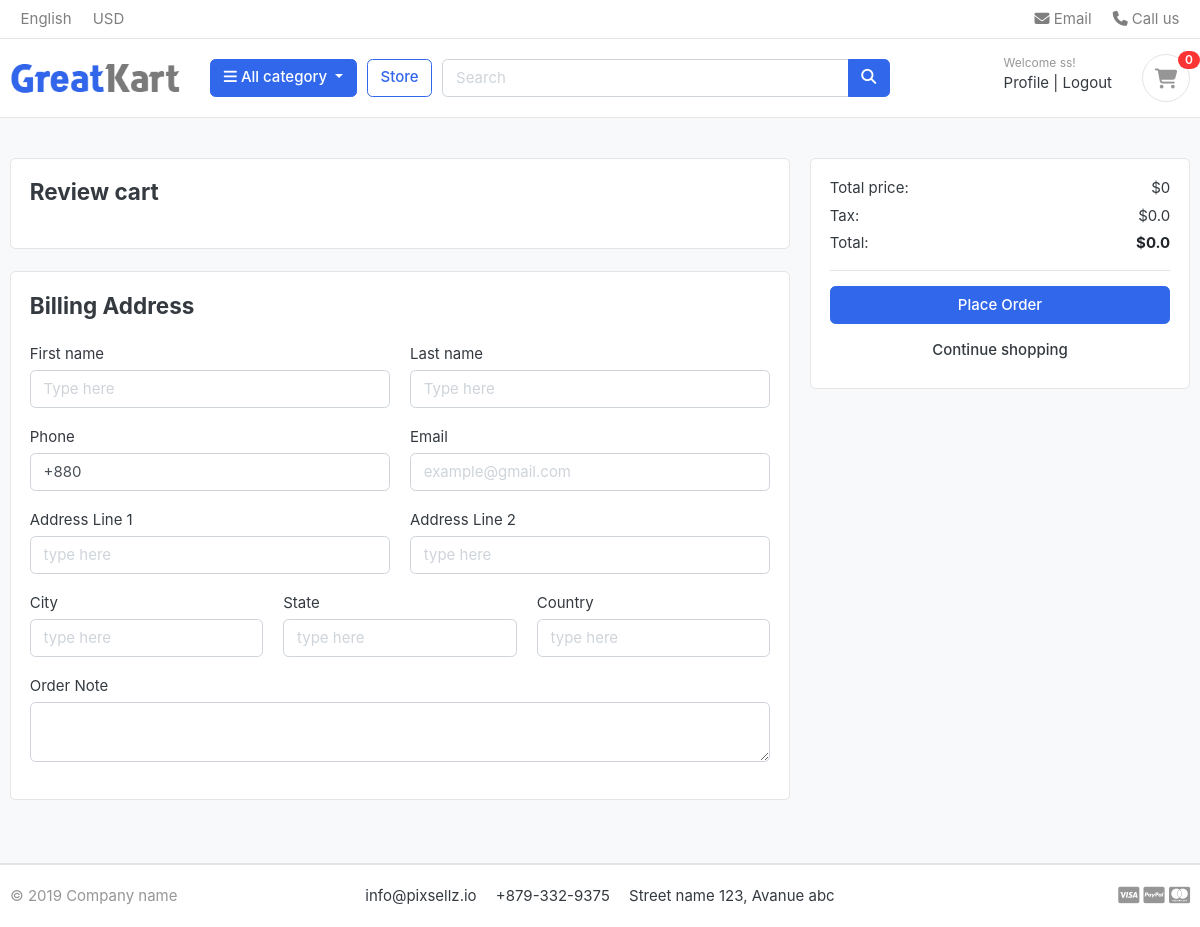
The app's page /cart/checkout (signed in), older data.
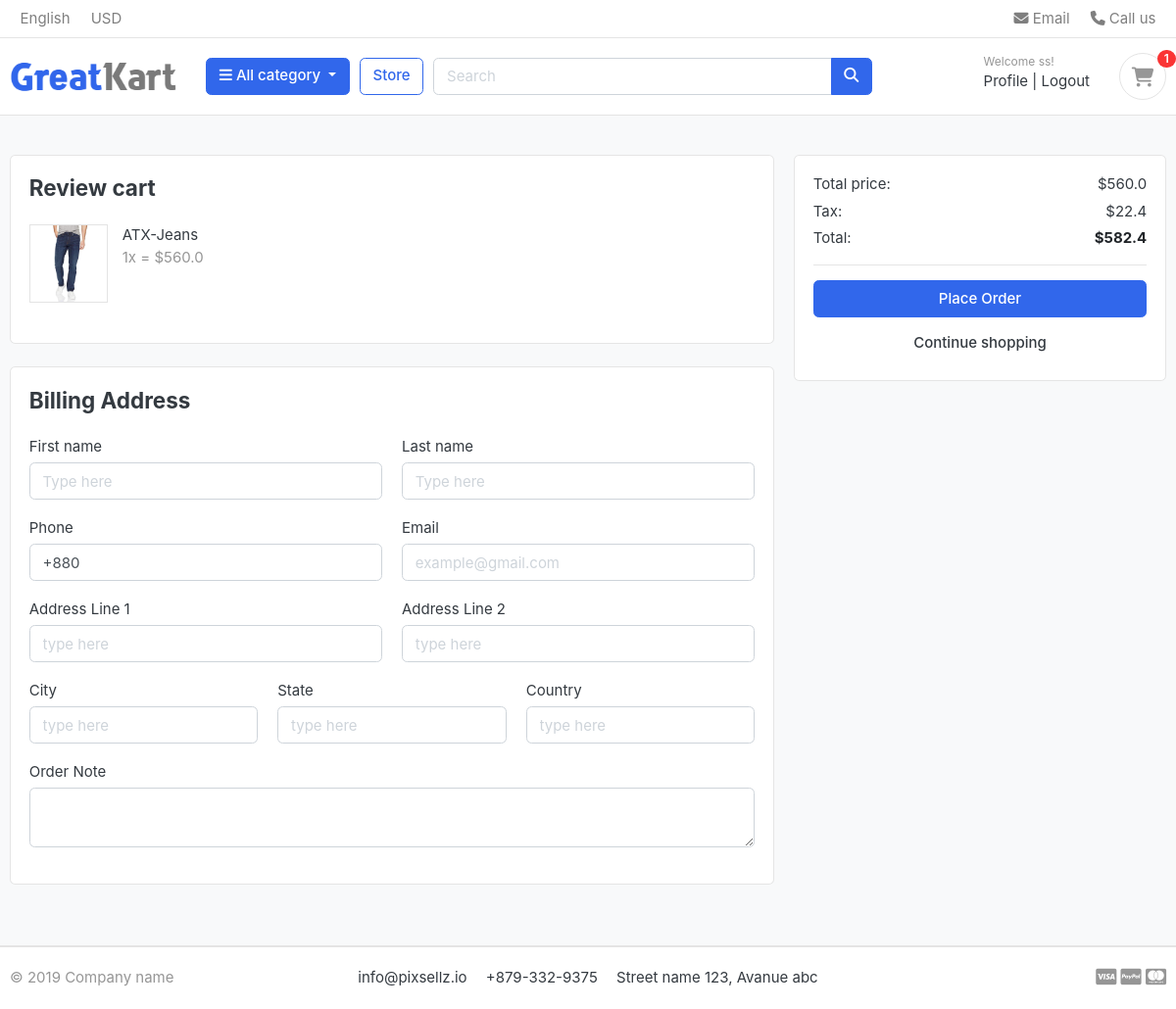
The same page, newer data.
### cart/models.py (models this page shows, shortened)
class CartItem(models.Model):
    user = models.ForeignKey(Account, on_delete=models.CASCADE, null=True)
    product = models.ForeignKey(Product, on_delete=models.CASCADE, related_name='product')
    variations = models.ManyToManyField(Variation, blank=True)
    cart = models.ForeignKey(Cart, on_delete=models.CASCADE, related_name='cart', null=True)
    quantity = models.IntegerField()
    is_active = models.BooleanField(default=True)
    def sub_total(self):
        return self.product.price * self.quantity

### store/models.py (models this page shows, shortened)
class Product(models.Model):
    product_name = models.CharField(max_length=200, unique=True)
    slug = models.SlugField(max_length=200, unique=True)
    description = models.TextField(max_length=1200, blank=True)
    price = models.FloatField()
    images = models.ImageField(upload_to='photos/products')
    stock = models.IntegerField()
    is_available = models.BooleanField(default=True)
    category = models.ForeignKey(Category, on_delete=models.CASCADE, related_name='category')
    created_at = models.DateTimeField(auto_now_add=True)
    updated_at = models.DateTimeField(auto_now=True)

### cart/views.py (the view)
# urls.py: path('checkout', views.checkout, name='checkout'),
@login_required
def checkout(request, total=0, quantity=0, cart_items=None):
    try:
        tax = 0
        grand_total = 0
        cart_items = CartItem.objects.filter(user=request.user, is_active=True)
        for cart_item in cart_items:
            total += cart_item.product.price*cart_item.quantity
            quantity += cart_item.quantity
        tax = (4*total)/100
        grand_total = total+tax
    except ObjectDoesNotExist:
        pass
    context = {
        'total': total,
        'quantity': quantity,
        'cart_items': cart_items,
        'tax': tax,
        'grand_total': grand_total
    }
    return render(request, 'cart/checkout.html', context)

### cart/context_processors.py (called while the page is built)
def counter(request):
    cart_count = 0
    if 'admin' in request.path:
        return {}
    else:
        try:
            cart = Cart.objects.filter(cart_id=_cart_id(request))
            if request.user.is_authenticated:
                cart_items = CartItem.objects.all().filter(user=request.user)
            else:
                cart_items = CartItem.objects.all().filter(cart=cart[:1])
            for cart_item in cart_items:
                cart_count += cart_item.quantity
        except Cart.DoesNotExist:
            cart_count = 0
    return dict(cart_count=cart_count)

### cart/views.py (called while the page is built)
def _cart_id(request):
    cart = request.session.session_key
    if not cart:
        request.session.create()  # it does not return anything. that is why `cart = request.session.create()` will not work
        cart = request.session.session_key
    return cart  # Ultimately return cart

### category/context_processors.py (called while the page is built)
def manu_links(request):
    links = Category.objects.all().filter(is_active=True)
    return dict(links=links)

### category/models.py (called while the page is built)
    def get_url(self):
        return reverse('store:products_by_category', args=[self.slug])

### templates/cart/checkout.html (shortened to what the changed rows need)
{% extends 'base.html' %}
{% load static %}
{% block body_block %}
<section class="section-content padding-y bg">
    <div class="container">
        <div class="row">
            <main class="col-md-8">
                <article class="card mb-4">
                    <div class="card-body">
                        <div class="row">
                            {% for item in cart_items %}
                            <div class="col-md-6">
                                <figure class="itemside  mb-4">
                                    <div class="aside"><img src="{{ item.product.images.url }}" class="border img-sm">
                                    </div>
                                    <figcaption class="info">
                                        <p>{{ item.product.product_name }} </p>
                                        <span class="text-muted">{{item.quantity}}x = ${{ item.sub_total }} </span>
                                    </figcaption>
                                </figure>
                            </div>
                            {% endfor %}
                        </div>
                    </div>
                </article>
            </main>
            <aside class="col-md-4">
                <div class="card">
                    <div class="card-body">
                        <dl class="dlist-align">
                            <dt>Total price:</dt>
                            <dd class="text-right">${{total}}</dd>
                        </dl>
                        <dl class="dlist-align">
                            <dt>Tax:</dt>
                            <dd class="text-right"> ${{tax}}</dd>
                        </dl>
                        <dl class="dlist-align">
                            <dd class="text-right text-dark b"><strong>${{grand_total}}</strong></dd>
                        </dl>
                    </div>
                </div>
            </aside>
        </div>
    </div>
</section>
{% endblock %}

### templates/partials/header.html (shortened to what this page needs)
{% load static %}
<header class="section-header">
    <nav class="navbar p-md-0 navbar-expand-sm navbar-light border-bottom">
        <div class="container">
            <div class="collapse navbar-collapse" id="navbarTop4">
                <ul class="navbar-nav mr-auto">
                    <li class="nav-item dropdown">
                        <a href="#" class="nav-link"> English </a>
                    </li>
                    <li class="nav-item dropdown">
                        <a href="#" class="nav-link"> USD </a>
                    </li>
                </ul>
                <ul class="navbar-nav">
                    <li><a href="#" class="nav-link"> <i class="fa fa-envelope"></i> Email </a></li>
                    <li><a href="#" class="nav-link"> <i class="fa fa-phone"></i> Call us </a></li>
                </ul>
            </div>
        </div>
    </nav>
    <section class="header-main border-bottom">
        <div class="container">
            <div class="row align-items-center">
                <div class="col-lg-2 col-md-3 col-6">
                    <a href="{% url 'home' %}" class="brand-wrap">
                        <img class="logo" src="{% static 'front/images/logo.png' %}">
                    </a>
                </div>
                <div class="col-lg col-sm col-md col-6 flex-grow-0">
                    <div class="category-wrap dropdown d-inline-block float-right">
                        <button type="button" class="btn btn-primary dropdown-toggle" data-toggle="dropdown">
                            <i class="fa fa-bars"></i> All category
                        </button>
                    </div>
                </div>
                <a href="{% url 'store:store' %}" class="btn btn-outline-primary">Store</a>
                <div class="col-lg  col-md-6 col-sm-12 col">
                    <form action="{% url 'store:product_search' %}" class="search" method="GET">
                        <div class="input-group w-100">
                            <input type="text" name="keyword" class="form-control" style="width:60%;" placeholder="Search">
                            <div class="input-group-append">
                                <button class="btn btn-primary" type="submit">
                                    <i class="fa fa-search"></i>
                                </button>
                            </div>
                        </div>
                    </form>
                </div>
                <div class="col-lg-3 col-sm-6 col-8 order-2 order-lg-3">
                    <div class="d-flex justify-content-end mb-3 mb-lg-0">
                        {% if user.id is None %}
                        <div class="widget-header">
                            <small class="title text-muted">Welcome guest!</small>
                            <div>
                                <a href="{% url 'account:login'%}">Sign in</a> <span class="dark-transp"> | </span>
                                <a href="{% url 'account:register'%}"> Register</a>
                            </div>
                        </div>
                        {% else %}
                        <div class="widget-header">
                            <small class="title text-muted">Welcome {{user.first_name}}!</small>
                            <div>
                                <a href="{% url 'account:dashboard' %}">Profile</a> <span class="dark-transp"> | </span>
                                <a href="{% url 'account:logout'%}"> Logout</a>
                            </div>
                        </div>
                        {% endif %}
                        <a href="{% url 'cart:cart' %}" class="widget-header pl-3 ml-3">
                            <div class="icon icon-sm rounded-circle border"><i class="fa fa-shopping-cart"></i></div>
                            <span class="badge badge-pill badge-danger notify">{{ cart_count }}</span>
                        </a>
                    </div>
                </div>
            </div>
        </div>
    </section>
</header>

Row changes from the older to the newer data that the page shows:
added CartItem: product.images (picture), product.product_name "ATX-Jeans", quantity "1", sub_total "560.0"
Text that changed along with them:
{{ cart_count }}: "0" → "1"
{{ total }}: "0" → "560.0"
{{ tax }}: "0.0" → "22.4"
{{ grand_total }}: "0.0" → "582.4"
